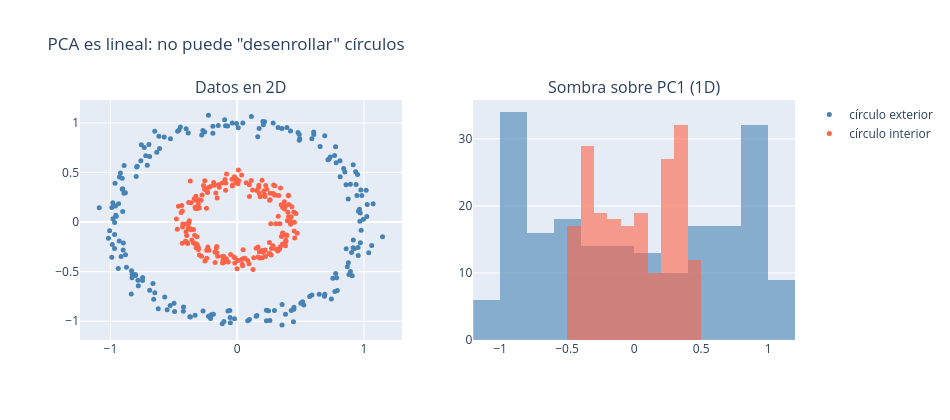

Notebook source saved alongside this figure:
### Markdown cell above
---
# 9️⃣ ⚠️ Errores comunes

| Error | Qué pasa | Cómo evitarlo |
|---|---|---|
| **No escalar** | PC1 = la variable con la varianza más grande (sección 5) | `StandardScaler` antes de PCA cuando las unidades son distintas |
| **Interpretar un PC como una variable original** | "PC1 es el largo del pétalo" es falso: es una mezcla de todas | Lee las **cargas** y ponle un nombre a la mezcla |
| **Usar PCA en variables categóricas** | Códigos como 1 = norte, 2 = centro, 3 = sur no tienen varianza con sentido; los *dummies* 0/1 tampoco se comportan como variables continuas | Usa PCA con variables numéricas continuas; para categóricas existen técnicas como MCA o FAMD |
| **Olvidar que PCA es lineal** | Sólo encuentra rectas y planos; si los datos viven sobre una curva, la sombra los revuelve | Para estructuras no lineales: t-SNE, UMAP o Kernel PCA |
| **Comparar signos entre corridas** | El signo de un componente es arbitrario (sección 3) | Interpreta signos **relativos** dentro de un componente |
| **Ajustar el PCA sobre unos datos y transformar otros sin pensarlo** | Las direcciones cambian si cambian los datos | `fit` sobre los datos que vas a analizar; si hay modelo supervisado después, `fit` sólo en train |

Veamos el de la linealidad con dos círculos concéntricos: ninguna recta los separa.

### Code cell
from sklearn.datasets import make_circles

X_circ, y_circ = make_circles(n_samples=400, factor=0.4, noise=0.05, random_state=42)
pc1_circ = PCA(n_components=1).fit_transform(X_circ).ravel()

grupo = np.where(y_circ == 1, 'círculo interior', 'círculo exterior')
fig = make_subplots(rows=1, cols=2, subplot_titles=['Datos en 2D', 'Sombra sobre PC1 (1D)'])
for g, color in [('círculo exterior', 'steelblue'), ('círculo interior', 'tomato')]:
    m = grupo == g
    fig.add_trace(go.Scatter(x=X_circ[m, 0], y=X_circ[m, 1], mode='markers', name=g,
                             marker={'color': color, 'size': 5}), row=1, col=1)
    fig.add_trace(go.Histogram(x=pc1_circ[m], name=g, marker={'color': color}, opacity=0.6,
                               showlegend=False), row=1, col=2)
fig.update_layout(barmode='overlay', width=950, height=420, title='PCA es lineal: no puede "desenrollar" círculos')
fig.show()

### Figure 1 — Plotly figure (JSON) as saved in the notebook; plotly's stock layout.template omitted (floating-point values rounded to 4 significant figures; data arrays with more than 128 entries replaced by an {"elided": "..."} marker saying what was removed)
{"data": [{"marker": {"color": "steelblue", "size": 5}, "mode": "markers", "name": "círculo exterior", "type": "scatter", "x": {"elided": "200 float values"}, "xaxis": "x", "y": {"elided": "200 float values"}, "yaxis": "y"}, {"marker": {"color": "steelblue"}, "name": "círculo exterior", "opacity": 0.6, "showlegend": false, "type": "histogram", "x": {"elided": "200 float values"}, "xaxis": "x2", "yaxis": "y2"}, {"marker": {"color": "tomato", "size": 5}, "mode": "markers", "name": "círculo interior", "type": "scatter", "x": {"elided": "200 float values"}, "xaxis": "x", "y": {"elided": "200 float values"}, "yaxis": "y"}, {"marker": {"color": "tomato"}, "name": "círculo interior", "opacity": 0.6, "showlegend": false, "type": "histogram", "x": {"elided": "200 float values"}, "xaxis": "x2", "yaxis": "y2"}], "layout": {"annotations": [{"font": {"size": 16}, "showarrow": false, "text": "Datos en 2D", "x": 0.225, "xanchor": "center", "xref": "paper", "y": 1, "yanchor": "bottom", "yref": "paper"}, {"font": {"size": 16}, "showarrow": false, "text": "Sombra sobre PC1 (1D)", "x": 0.775, "xanchor": "center", "xref": "paper", "y": 1, "yanchor": "bottom", "yref": "paper"}], "barmode": "overlay", "height": 420, "title": {"text": "PCA es lineal: no puede \"desenrollar\" círculos"}, "width": 950, "xaxis": {"anchor": "y", "domain": [0, 0.45]}, "xaxis2": {"anchor": "y2", "domain": [0.55, 1]}, "yaxis": {"anchor": "x", "domain": [0, 1]}, "yaxis2": {"anchor": "x2", "domain": [0, 1]}}}
